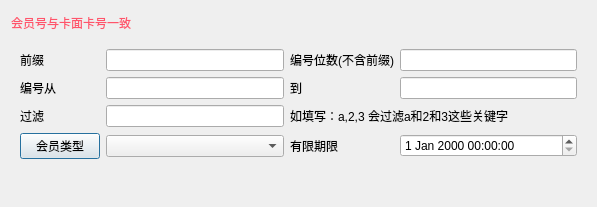
<?xml version="1.0" encoding="UTF-8"?>
<ui version="4.0">
 <class>w_m_member_news_Dialog</class>
 <widget class="QDialog" name="w_m_member_news_Dialog">
  <property name="geometry">
   <rect>
    <x>0</x>
    <y>0</y>
    <width>597</width>
    <height>207</height>
   </rect>
  </property>
  <property name="windowTitle">
   <string>Dialog</string>
  </property>
  <layout class="QVBoxLayout" name="verticalLayout">
   <item>
    <widget class="QLabel" name="label_9">
     <property name="styleSheet">
      <string notr="true">color:#ff546b;</string>
     </property>
     <property name="text">
      <string>会员号与卡面卡号一致</string>
     </property>
    </widget>
   </item>
   <item>
    <widget class="QFrame" name="frame">
     <layout class="QGridLayout" name="gridLayout">
      <item row="3" column="2">
       <widget class="QLabel" name="label_8">
        <property name="text">
         <string>有限期限</string>
        </property>
       </widget>
      </item>
      <item row="3" column="0">
       <widget class="pushbutton_underline" name="pushButton_type">
        <property name="text">
         <string>会员类型</string>
        </property>
       </widget>
      </item>
      <item row="3" column="1">
       <widget class="lds_ComboBox" name="comboBox_ch_typeno"/>
      </item>
      <item row="1" column="1">
       <widget class="QLineEdit" name="lineEdit_code_begin"/>
      </item>
      <item row="1" column="0">
       <widget class="QLabel" name="label_2">
        <property name="text">
         <string>编号从</string>
        </property>
       </widget>
      </item>
      <item row="2" column="1">
       <widget class="QLineEdit" name="lineEdit_vch_filter"/>
      </item>
      <item row="0" column="1">
       <widget class="QLineEdit" name="lineEdit_code_start"/>
      </item>
      <item row="0" column="0">
       <widget class="QLabel" name="label">
        <property name="text">
         <string>前缀</string>
        </property>
       </widget>
      </item>
      <item row="0" column="3">
       <widget class="QLineEdit" name="lineEdit_code_limit"/>
      </item>
      <item row="3" column="3">
       <widget class="lds_datetimeEdit" name="dateTimeEdit_dt_limit"/>
      </item>
      <item row="1" column="3">
       <widget class="QLineEdit" name="lineEdit_code_end"/>
      </item>
      <item row="2" column="2" colspan="2">
       <widget class="QLabel" name="label_11">
        <property name="text">
         <string>如填写：a,2,3 会过滤a和2和3这些关键字</string>
        </property>
        <property name="wordWrap">
         <bool>true</bool>
        </property>
       </widget>
      </item>
      <item row="0" column="2">
       <widget class="QLabel" name="label_4">
        <property name="text">
         <string>编号位数(不含前缀)</string>
        </property>
        <property name="alignment">
         <set>Qt::AlignRight|Qt::AlignTrailing|Qt::AlignVCenter</set>
        </property>
       </widget>
      </item>
      <item row="2" column="0">
       <widget class="QLabel" name="label_10">
        <property name="text">
         <string>过滤</string>
        </property>
       </widget>
      </item>
      <item row="1" column="2">
       <widget class="QLabel" name="label_3">
        <property name="text">
         <string>到</string>
        </property>
       </widget>
      </item>
     </layout>
    </widget>
   </item>
   <item>
    <widget class="lds_toolbar" name="widget"/>
   </item>
  </layout>
 </widget>
 <customwidgets>
  <customwidget>
   <class>lds_ComboBox</class>
   <extends>QComboBox</extends>
   <header>lds_combobox.h</header>
  </customwidget>
  <customwidget>
   <class>lds_toolbar</class>
   <extends>QFrame</extends>
   <header>lds_toolbar.h</header>
   <container>1</container>
  </customwidget>
  <customwidget>
   <class>lds_datetimeEdit</class>
   <extends>QDateTimeEdit</extends>
   <header>lds_datetimeedit.h</header>
  </customwidget>
  <customwidget>
   <class>pushbutton_underline</class>
   <extends>QPushButton</extends>
   <header>pushbutton_underline.h</header>
  </customwidget>
 </customwidgets>
 <resources/>
 <connections/>
</ui>
